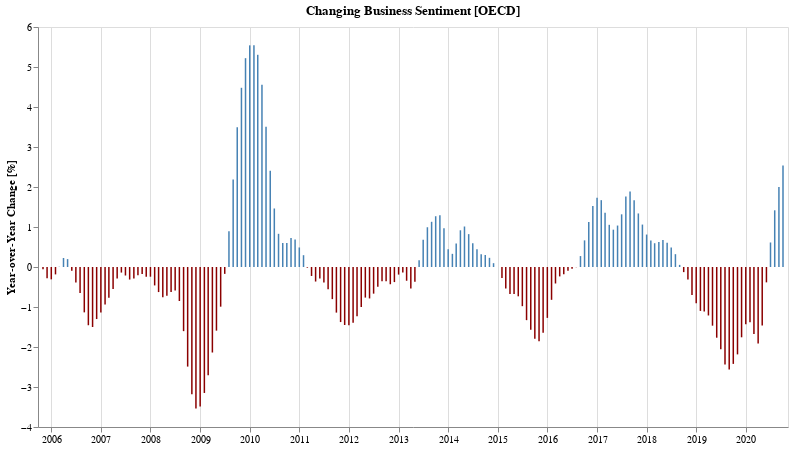

Notebook cell for this chart:
### Markdown cell above
## Has business sentiment gotten better or worse compared to the same time last year?

### Code cell
bYoy = yoyChartFor(bUsaYoy, 'Business', 'steelblue')
bYoy.display()

### Figure 1 — Vega-Lite specification as saved in the notebook (floating-point values rounded to 4 significant figures; data arrays with more than 128 entries replaced by an {"elided": "..."} marker saying what was removed)
{"config": {"view": {"continuousWidth": 400, "continuousHeight": 300}}, "data": {"name": "data-61627712c8d24d6d88df4ec64eb2b18a"}, "mark": {"type": "bar", "color": "steelblue", "width": 1.5}, "encoding": {"color": {"condition": {"value": "darkred", "test": "datum['Value'] < 0"}, "value": "steelblue"}, "tooltip": [{"type": "temporal", "field": "TIME", "format": "%b %Y", "title": "Date"}, {"type": "ordinal", "field": "label"}, {"type": "ordinal", "field": "change_in_percent"}], "x": {"type": "temporal", "axis": {"title": ""}, "field": "TIME"}, "y": {"type": "quantitative", "axis": {"grid": false, "title": "Year-over-Year Change [%]"}, "field": "Value"}}, "height": 400, "title": "Changing Business Sentiment [OECD]", "transform": [{"calculate": "'Business'", "as": "label"}, {"calculate": "format(datum.Value, ',.2f')", "as": "change_in_percent"}], "width": 750, "$schema": "https://vega.github.io/schema/vega-lite/v4.8.1.json", "datasets": {"data-61627712c8d24d6d88df4ec64eb2b18a": {"elided": "180 records"}}}
